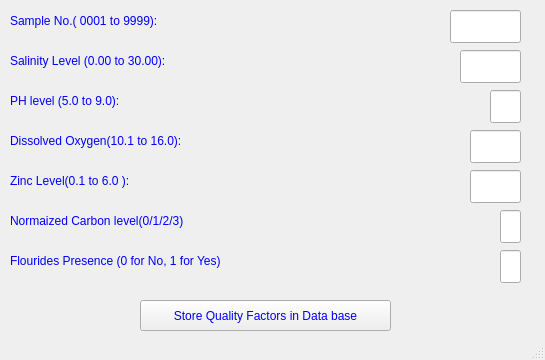
<?xml version="1.0" encoding="UTF-8"?>
<ui version="4.0">
 <class>MainWindow</class>
 <widget class="QMainWindow" name="MainWindow">
  <property name="geometry">
   <rect>
    <x>0</x>
    <y>0</y>
    <width>545</width>
    <height>360</height>
   </rect>
  </property>
  <property name="windowTitle">
   <string>Water Quality Factors</string>
  </property>
  <property name="styleSheet">
   <string notr="true">color: rgb(0, 0, 255);
font: 75 12pt &quot;MS Shell Dlg 2&quot;;</string>
  </property>
  <widget class="QWidget" name="centralwidget">
   <widget class="QPushButton" name="pushButton">
    <property name="geometry">
     <rect>
      <x>140</x>
      <y>300</y>
      <width>251</width>
      <height>31</height>
     </rect>
    </property>
    <property name="text">
     <string>Store Quality Factors in Data base</string>
    </property>
   </widget>
   <widget class="QLineEdit" name="lineEdit_4">
    <property name="geometry">
     <rect>
      <x>460</x>
      <y>50</y>
      <width>61</width>
      <height>33</height>
     </rect>
    </property>
   </widget>
   <widget class="QLabel" name="label_4">
    <property name="geometry">
     <rect>
      <x>10</x>
      <y>50</y>
      <width>431</width>
      <height>21</height>
     </rect>
    </property>
    <property name="text">
     <string>Salinity Level (0.00 to 30.00):</string>
    </property>
   </widget>
   <widget class="QLineEdit" name="lineEdit_5">
    <property name="geometry">
     <rect>
      <x>490</x>
      <y>90</y>
      <width>31</width>
      <height>33</height>
     </rect>
    </property>
   </widget>
   <widget class="QLineEdit" name="lineEdit_6">
    <property name="geometry">
     <rect>
      <x>470</x>
      <y>130</y>
      <width>51</width>
      <height>33</height>
     </rect>
    </property>
   </widget>
   <widget class="QLabel" name="label_6">
    <property name="geometry">
     <rect>
      <x>10</x>
      <y>90</y>
      <width>451</width>
      <height>21</height>
     </rect>
    </property>
    <property name="text">
     <string>PH level (5.0 to 9.0):</string>
    </property>
   </widget>
   <widget class="QLabel" name="label_7">
    <property name="geometry">
     <rect>
      <x>10</x>
      <y>130</y>
      <width>381</width>
      <height>21</height>
     </rect>
    </property>
    <property name="text">
     <string>Dissolved Oxygen(10.1 to 16.0):</string>
    </property>
   </widget>
   <widget class="QLabel" name="label_5">
    <property name="geometry">
     <rect>
      <x>10</x>
      <y>10</y>
      <width>201</width>
      <height>21</height>
     </rect>
    </property>
    <property name="text">
     <string>Sample No.( 0001 to 9999):</string>
    </property>
   </widget>
   <widget class="QLineEdit" name="lineEdit_9">
    <property name="geometry">
     <rect>
      <x>450</x>
      <y>10</y>
      <width>71</width>
      <height>33</height>
     </rect>
    </property>
   </widget>
   <widget class="QLineEdit" name="lineEdit_7">
    <property name="geometry">
     <rect>
      <x>500</x>
      <y>210</y>
      <width>21</width>
      <height>33</height>
     </rect>
    </property>
   </widget>
   <widget class="QLabel" name="label_8">
    <property name="geometry">
     <rect>
      <x>10</x>
      <y>211</y>
      <width>441</width>
      <height>20</height>
     </rect>
    </property>
    <property name="text">
     <string>Normaized Carbon level(0/1/2/3)</string>
    </property>
   </widget>
   <widget class="QLabel" name="label_10">
    <property name="geometry">
     <rect>
      <x>10</x>
      <y>170</y>
      <width>381</width>
      <height>21</height>
     </rect>
    </property>
    <property name="text">
     <string>Zinc Level(0.1 to 6.0 ):</string>
    </property>
   </widget>
   <widget class="QLineEdit" name="lineEdit_8">
    <property name="geometry">
     <rect>
      <x>470</x>
      <y>170</y>
      <width>51</width>
      <height>33</height>
     </rect>
    </property>
   </widget>
   <widget class="QLineEdit" name="lineEdit_11">
    <property name="geometry">
     <rect>
      <x>500</x>
      <y>250</y>
      <width>21</width>
      <height>33</height>
     </rect>
    </property>
   </widget>
   <widget class="QLabel" name="label_12">
    <property name="geometry">
     <rect>
      <x>10</x>
      <y>250</y>
      <width>381</width>
      <height>21</height>
     </rect>
    </property>
    <property name="text">
     <string>Flourides Presence (0 for No, 1 for Yes)</string>
    </property>
   </widget>
  </widget>
  <widget class="QStatusBar" name="statusbar"/>
 </widget>
 <resources/>
 <connections/>
</ui>
